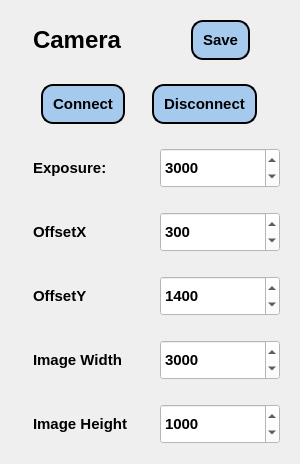
          <widget class="QWidget" name="paramaterFrame_2" native="true">
           <property name="enabled">
            <bool>true</bool>
           </property>
           <property name="sizePolicy">
            <sizepolicy hsizetype="Preferred" vsizetype="Fixed">
             <horstretch>0</horstretch>
             <verstretch>0</verstretch>
            </sizepolicy>
           </property>
           <property name="minimumSize">
            <size>
             <width>300</width>
             <height>0</height>
            </size>
           </property>
           <property name="maximumSize">
            <size>
             <width>10000</width>
             <height>1200</height>
            </size>
           </property>
           <property name="font">
            <font>
             <weight>75</weight>
             <bold>true</bold>
            </font>
           </property>
           <property name="styleSheet">
            <string notr="true"/>
           </property>
           <layout class="QGridLayout" name="gridLayout_4">
            <item row="4" column="0" colspan="2">
             <widget class="QWidget" name="widget_89" native="true">
              <layout class="QGridLayout" name="gridLayout_18">
               <item row="0" column="2">
                <widget class="QSpinBox" name="spinbox_offset_y">
                 <property name="sizePolicy">
                  <sizepolicy hsizetype="Minimum" vsizetype="Fixed">
                   <horstretch>0</horstretch>
                   <verstretch>40</verstretch>
                  </sizepolicy>
                 </property>
                 <property name="minimumSize">
                  <size>
                   <width>0</width>
                   <height>40</height>
                  </size>
                 </property>
                 <property name="maximumSize">
                  <size>
                   <width>140</width>
                   <height>40</height>
                  </size>
                 </property>
                 <property name="font">
                  <font>
                   <pointsize>11</pointsize>
                   <weight>75</weight>
                   <bold>true</bold>
                  </font>
                 </property>
                 <property name="styleSheet">
                  <string notr="true">background-color: rgb(255, 255, 255);
</string>
                 </property>
                 <property name="minimum">
                  <number>0</number>
                 </property>
                 <property name="maximum">
                  <number>2748</number>
                 </property>
                 <property name="value">
                  <number>1400</number>
                 </property>
                </widget>
               </item>
               <item row="0" column="1">
                <widget class="QLabel" name="label_134">
                 <property name="sizePolicy">
                  <sizepolicy hsizetype="Preferred" vsizetype="Preferred">
                   <horstretch>0</horstretch>
                   <verstretch>0</verstretch>
                  </sizepolicy>
                 </property>
                 <property name="font">
                  <font>
                   <pointsize>11</pointsize>
                   <weight>75</weight>
                   <bold>true</bold>
                  </font>
                 </property>
                 <property name="text">
                  <string>OffsetY</string>
                 </property>
                </widget>
               </item>
               <item row="0" column="0">
                <widget class="QLabel" name="label_133">
                 <property name="sizePolicy">
                  <sizepolicy hsizetype="Fixed" vsizetype="Preferred">
                   <horstretch>0</horstretch>
                   <verstretch>0</verstretch>
                  </sizepolicy>
                 </property>
                 <property name="text">
                  <string/>
                 </property>
                 <property name="pixmap">
                  <pixmap>all-icons/expand.png</pixmap>
                 </property>
                </widget>
               </item>
              </layout>
             </widget>
            </item>
            <item row="6" column="0" colspan="2">
             <widget class="QWidget" name="widget_73" native="true">
              <property name="sizePolicy">
               <sizepolicy hsizetype="Preferred" vsizetype="Fixed">
                <horstretch>0</horstretch>
                <verstretch>0</verstretch>
               </sizepolicy>
              </property>
              <layout class="QHBoxLayout" name="horizontalLayout_68">
               <item>
                <widget class="QLabel" name="label_135">
                 <property name="sizePolicy">
                  <sizepolicy hsizetype="Fixed" vsizetype="Preferred">
                   <horstretch>0</horstretch>
                   <verstretch>0</verstretch>
                  </sizepolicy>
                 </property>
                 <property name="text">
                  <string/>
                 </property>
                 <property name="pixmap">
                  <pixmap>all-icons/picture-size.png</pixmap>
                 </property>
                </widget>
               </item>
               <item>
                <widget class="QLabel" name="label_136">
                 <property name="sizePolicy">
                  <sizepolicy hsizetype="Preferred" vsizetype="Preferred">
                   <horstretch>0</horstretch>
                   <verstretch>0</verstretch>
                  </sizepolicy>
                 </property>
                 <property name="font">
                  <font>
                   <pointsize>11</pointsize>
                   <weight>75</weight>
                   <bold>true</bold>
                  </font>
                 </property>
                 <property name="text">
                  <string>Image Height</string>
                 </property>
                </widget>
               </item>
               <item>
                <widget class="QSpinBox" name="spinbox_image_height">
                 <property name="minimumSize">
                  <size>
                   <width>0</width>
                   <height>40</height>
                  </size>
                 </property>
                 <property name="maximumSize">
                  <size>
                   <width>600</width>
                   <height>40</height>
                  </size>
                 </property>
                 <property name="font">
                  <font>
                   <pointsize>11</pointsize>
                   <weight>75</weight>
                   <bold>true</bold>
                  </font>
                 </property>
                 <property name="styleSheet">
                  <string notr="true">background-color: rgb(255, 255, 255);
</string>
                 </property>
                 <property name="minimum">
                  <number>400</number>
                 </property>
                 <property name="maximum">
                  <number>2748</number>
                 </property>
                 <property name="value">
                  <number>1000</number>
                 </property>
                 <property name="displayIntegerBase">
                  <number>10</number>
                 </property>
                </widget>
               </item>
              </layout>
             </widget>
            </item>
            <item row="0" column="1">
             <widget class="QWidget" name="widget_87" native="true">
              <layout class="QHBoxLayout" name="horizontalLayout_64">
               <item>
                <widget class="QPushButton" name="button_save_camera">
                 <property name="sizePolicy">
                  <sizepolicy hsizetype="Fixed" vsizetype="Fixed">
                   <horstretch>0</horstretch>
                   <verstretch>0</verstretch>
                  </sizepolicy>
                 </property>
                 <property name="minimumSize">
                  <size>
                   <width>0</width>
                   <height>40</height>
                  </size>
                 </property>
                 <property name="maximumSize">
                  <size>
                   <width>16777215</width>
                   <height>40</height>
                  </size>
                 </property>
                 <property name="font">
                  <font>
                   <pointsize>11</pointsize>
                   <weight>75</weight>
                   <bold>true</bold>
                  </font>
                 </property>
                 <property name="styleSheet">
                  <string notr="true">QPushButton {
    background-color: #A6CAEE;
    border: 2px solid black;
    border-radius: 12px;
padding: 10px 10px;
}

QPushButton:hover {
    background-color: qlineargradient(
spread:pad, 
x1:0, y1:0, x2:0, y2:1, 

stop:0 #738B95, 
stop:1 #BAE5F5
    );
}

QPushButton:pressed {
    background-color: qlineargradient(
spread:pad, 
x1:0, y1:0, x2:0, y2:1, 
stop:0  #BAE5F5, 
stop:1 #738B95
);
    padding-top: 6px;   /* tạo cảm giác ấn xuống */
}</string>
                 </property>
                 <property name="text">
                  <string>Save</string>
                 </property>
                 <property name="icon">
                  <iconset>
                   <normaloff>all-icons/save-24.png</normaloff>all-icons/save-24.png</iconset>
                 </property>
                 <property name="iconSize">
                  <size>
                   <width>32</width>
                   <height>32</height>
                  </size>
                 </property>
                </widget>
               </item>
              </layout>
             </widget>
            </item>
            <item row="0" column="0">
             <widget class="QWidget" name="widget_90" native="true">
              <layout class="QHBoxLayout" name="horizontalLayout_67">
               <item>
                <widget class="QLabel" name="label_40">
                 <property name="sizePolicy">
                  <sizepolicy hsizetype="Fixed" vsizetype="Preferred">
                   <horstretch>0</horstretch>
                   <verstretch>0</verstretch>
                  </sizepolicy>
                 </property>
                 <property name="text">
                  <string/>
                 </property>
                 <property name="pixmap">
                  <pixmap>all-icons/security-camera.png</pixmap>
                 </property>
                </widget>
               </item>
               <item>
                <widget class="QLabel" name="label_12">
                 <property name="sizePolicy">
                  <sizepolicy hsizetype="Preferred" vsizetype="Fixed">
                   <horstretch>0</horstretch>
                   <verstretch>0</verstretch>
                  </sizepolicy>
                 </property>
                 <property name="font">
                  <font>
                   <pointsize>18</pointsize>
                   <weight>75</weight>
                   <bold>true</bold>
                  </font>
                 </property>
                 <property name="text">
                  <string>Camera</string>
                 </property>
                </widget>
               </item>
              </layout>
             </widget>
            </item>
            <item row="3" column="0" colspan="2">
             <widget class="QWidget" name="widget_70" native="true">
              <property name="sizePolicy">
               <sizepolicy hsizetype="Preferred" vsizetype="Preferred">
                <horstretch>0</horstretch>
                <verstretch>0</verstretch>
               </sizepolicy>
              </property>
              <property name="maximumSize">
               <size>
                <width>160000</width>
                <height>16777215</height>
               </size>
              </property>
              <layout class="QHBoxLayout" name="horizontalLayout_65">
               <item>
                <widget class="QLabel" name="label_129">
                 <property name="sizePolicy">
                  <sizepolicy hsizetype="Fixed" vsizetype="Preferred">
                   <horstretch>0</horstretch>
                   <verstretch>0</verstretch>
                  </sizepolicy>
                 </property>
                 <property name="text">
                  <string/>
                 </property>
                 <property name="pixmap">
                  <pixmap>all-icons/expand.png</pixmap>
                 </property>
                </widget>
               </item>
               <item>
                <widget class="QLabel" name="label_130">
                 <property name="sizePolicy">
                  <sizepolicy hsizetype="Preferred" vsizetype="Preferred">
                   <horstretch>0</horstretch>
                   <verstretch>0</verstretch>
                  </sizepolicy>
                 </property>
                 <property name="font">
                  <font>
                   <pointsize>11</pointsize>
                   <weight>75</weight>
                   <bold>true</bold>
                  </font>
                 </property>
                 <property name="text">
                  <string>OffsetX</string>
                 </property>
                </widget>
               </item>
               <item>
                <widget class="QSpinBox" name="spinbox_offset_x">
                 <property name="sizePolicy">
                  <sizepolicy hsizetype="Minimum" vsizetype="Fixed">
                   <horstretch>0</horstretch>
                   <verstretch>40</verstretch>
                  </sizepolicy>
                 </property>
                 <property name="minimumSize">
                  <size>
                   <width>0</width>
                   <height>40</height>
                  </size>
                 </property>
                 <property name="maximumSize">
                  <size>
                   <width>140</width>
                   <height>40</height>
                  </size>
                 </property>
                 <property name="font">
                  <font>
                   <pointsize>11</pointsize>
                   <weight>75</weight>
                   <bold>true</bold>
                  </font>
                 </property>
                 <property name="styleSheet">
                  <string notr="true">background-color: rgb(255, 255, 255);
</string>
                 </property>
                 <property name="minimum">
                  <number>0</number>
                 </property>
                 <property name="maximum">
                  <number>3840</number>
                 </property>
                 <property name="value">
                  <number>300</number>
                 </property>
                </widget>
               </item>
              </layout>
             </widget>
            </item>
            <item row="1" column="0" colspan="2">
             <widget class="QWidget" name="widget_22" native="true">
              <property name="sizePolicy">
               <sizepolicy hsizetype="Preferred" vsizetype="Fixed">
                <horstretch>0</horstretch>
                <verstretch>0</verstretch>
               </sizepolicy>
              </property>
              <layout class="QHBoxLayout" name="horizontalLayout_25">
               <item>
                <widget class="QPushButton" name="button_connect_camera">
                 <property name="sizePolicy">
                  <sizepolicy hsizetype="Fixed" vsizetype="Fixed">
                   <horstretch>0</horstretch>
                   <verstretch>0</verstretch>
                  </sizepolicy>
                 </property>
                 <property name="minimumSize">
                  <size>
                   <width>0</width>
                   <height>40</height>
                  </size>
                 </property>
                 <property name="maximumSize">
                  <size>
                   <width>16777215</width>
                   <height>40</height>
                  </size>
                 </property>
                 <property name="font">
                  <font>
                   <pointsize>11</pointsize>
                   <weight>75</weight>
                   <bold>true</bold>
                  </font>
                 </property>
                 <property name="styleSheet">
                  <string notr="true">QPushButton {
    background-color: #A6CAEE;
    border: 2px solid black;
    border-radius: 12px;
padding: 10px 10px;
}

QPushButton:hover {
    background-color: qlineargradient(
spread:pad, 
x1:0, y1:0, x2:0, y2:1, 

stop:0 #738B95, 
stop:1 #BAE5F5
    );
}

QPushButton:pressed {
    background-color: qlineargradient(
spread:pad, 
x1:0, y1:0, x2:0, y2:1, 
stop:0  #BAE5F5, 
stop:1 #738B95
);
    padding-top: 6px;   /* tạo cảm giác ấn xuống */
}</string>
                 </property>
                 <property name="text">
                  <string>Connect</string>
                 </property>
                 <property name="icon">
                  <iconset>
                   <normaloff>all-icons/rec.png</normaloff>all-icons/rec.png</iconset>
                 </property>
                 <property name="iconSize">
                  <size>
                   <width>32</width>
                   <height>32</height>
                  </size>
                 </property>
                </widget>
               </item>
               <item>
                <widget class="QPushButton" name="button_disconnect_camera">
                 <property name="sizePolicy">
                  <sizepolicy hsizetype="Fixed" vsizetype="Fixed">
                   <horstretch>0</horstretch>
                   <verstretch>0</verstretch>
                  </sizepolicy>
                 </property>
                 <property name="minimumSize">
                  <size>
                   <width>0</width>
                   <height>40</height>
                  </size>
                 </property>
                 <property name="maximumSize">
                  <size>
                   <width>16777215</width>
                   <height>40</height>
                  </size>
                 </property>
                 <property name="font">
                  <font>
                   <pointsize>11</pointsize>
                   <weight>75</weight>
                   <bold>true</bold>
                  </font>
                 </property>
                 <property name="styleSheet">
                  <string notr="true">QPushButton {
    background-color: #A6CAEE;
    border: 2px solid black;
    border-radius: 12px;
padding: 10px 10px;
}

QPushButton:hover {
    background-color: qlineargradient(
spread:pad, 
x1:0, y1:0, x2:0, y2:1, 

stop:0 #738B95, 
stop:1 #BAE5F5
    );
}

QPushButton:pressed {
    background-color: qlineargradient(
spread:pad, 
x1:0, y1:0, x2:0, y2:1, 
stop:0  #BAE5F5, 
stop:1 #738B95
);
    padding-top: 6px;   /* tạo cảm giác ấn xuống */
}</string>
                 </property>
                 <property name="text">
                  <string>Disconnect</string>
                 </property>
                 <property name="icon">
                  <iconset>
                   <normaloff>all-icons/x-mark-3-24.png</normaloff>all-icons/x-mark-3-24.png</iconset>
                 </property>
                 <property name="iconSize">
                  <size>
                   <width>32</width>
                   <height>32</height>
                  </size>
                 </property>
                </widget>
               </item>
              </layout>
             </widget>
            </item>
            <item row="5" column="0" colspan="2">
             <widget class="QWidget" name="widget_71" native="true">
              <property name="sizePolicy">
               <sizepolicy hsizetype="Preferred" vsizetype="Fixed">
                <horstretch>0</horstretch>
                <verstretch>0</verstretch>
               </sizepolicy>
              </property>
              <layout class="QHBoxLayout" name="horizontalLayout_66">
               <item>
                <widget class="QLabel" name="label_131">
                 <property name="sizePolicy">
                  <sizepolicy hsizetype="Fixed" vsizetype="Preferred">
                   <horstretch>0</horstretch>
                   <verstretch>0</verstretch>
                  </sizepolicy>
                 </property>
                 <property name="text">
                  <string/>
                 </property>
                 <property name="pixmap">
                  <pixmap>all-icons/picture-size.png</pixmap>
                 </property>
                </widget>
               </item>
               <item>
                <widget class="QLabel" name="label_132">
                 <property name="font">
                  <font>
                   <pointsize>11</pointsize>
                   <weight>75</weight>
                   <bold>true</bold>
                  </font>
                 </property>
                 <property name="text">
                  <string>Image Width</string>
                 </property>
                </widget>
               </item>
               <item>
                <widget class="QSpinBox" name="spinbox_image_width">
                 <property name="minimumSize">
                  <size>
                   <width>0</width>
                   <height>40</height>
                  </size>
                 </property>
                 <property name="maximumSize">
                  <size>
                   <width>600</width>
                   <height>40</height>
                  </size>
                 </property>
                 <property name="font">
                  <font>
                   <pointsize>11</pointsize>
                   <weight>75</weight>
                   <bold>true</bold>
                  </font>
                 </property>
                 <property name="styleSheet">
                  <string notr="true">background-color: rgb(255, 255, 255);
</string>
                 </property>
                 <property name="minimum">
                  <number>400</number>
                 </property>
                 <property name="maximum">
                  <number>3840</number>
                 </property>
                 <property name="value">
                  <number>3000</number>
                 </property>
                </widget>
               </item>
              </layout>
             </widget>
            </item>
            <item row="2" column="0" colspan="2">
             <widget class="QWidget" name="widget_17" native="true">
              <property name="sizePolicy">
               <sizepolicy hsizetype="Preferred" vsizetype="Fixed">
                <horstretch>0</horstretch>
                <verstretch>0</verstretch>
               </sizepolicy>
              </property>
              <layout class="QHBoxLayout" name="horizontalLayout_19">
               <item>
                <widget class="QLabel" name="label_5">
                 <property name="sizePolicy">
                  <sizepolicy hsizetype="Fixed" vsizetype="Preferred">
                   <horstretch>0</horstretch>
                   <verstretch>0</verstretch>
                  </sizepolicy>
                 </property>
                 <property name="text">
                  <string/>
                 </property>
                 <property name="pixmap">
                  <pixmap>all-icons/brightness.png</pixmap>
                 </property>
                </widget>
               </item>
               <item>
                <widget class="QLabel" name="label_27">
                 <property name="sizePolicy">
                  <sizepolicy hsizetype="Preferred" vsizetype="Preferred">
                   <horstretch>0</horstretch>
                   <verstretch>0</verstretch>
                  </sizepolicy>
                 </property>
                 <property name="font">
                  <font>
                   <pointsize>11</pointsize>
                   <weight>75</weight>
                   <bold>true</bold>
                  </font>
                 </property>
                 <property name="text">
                  <string>Exposure:</string>
                 </property>
                </widget>
               </item>
               <item>
                <widget class="QSpinBox" name="spinbox_exposure_time">
                 <property name="sizePolicy">
                  <sizepolicy hsizetype="Minimum" vsizetype="Fixed">
                   <horstretch>0</horstretch>
                   <verstretch>0</verstretch>
                  </sizepolicy>
                 </property>
                 <property name="minimumSize">
                  <size>
                   <width>0</width>
                   <height>40</height>
                  </size>
                 </property>
                 <property name="maximumSize">
                  <size>
                   <width>140</width>
                   <height>40</height>
                  </size>
                 </property>
                 <property name="font">
                  <font>
                   <pointsize>11</pointsize>
                   <weight>75</weight>
                   <bold>true</bold>
                  </font>
                 </property>
                 <property name="styleSheet">
                  <string notr="true">background-color: rgb(255, 255, 255);
</string>
                 </property>
                 <property name="minimum">
                  <number>10</number>
                 </property>
                 <property name="maximum">
                  <number>1000000</number>
                 </property>
                 <property name="value">
                  <number>3000</number>
                 </property>
                </widget>
               </item>
              </layout>
             </widget>
            </item>
           </layout>
          </widget>
